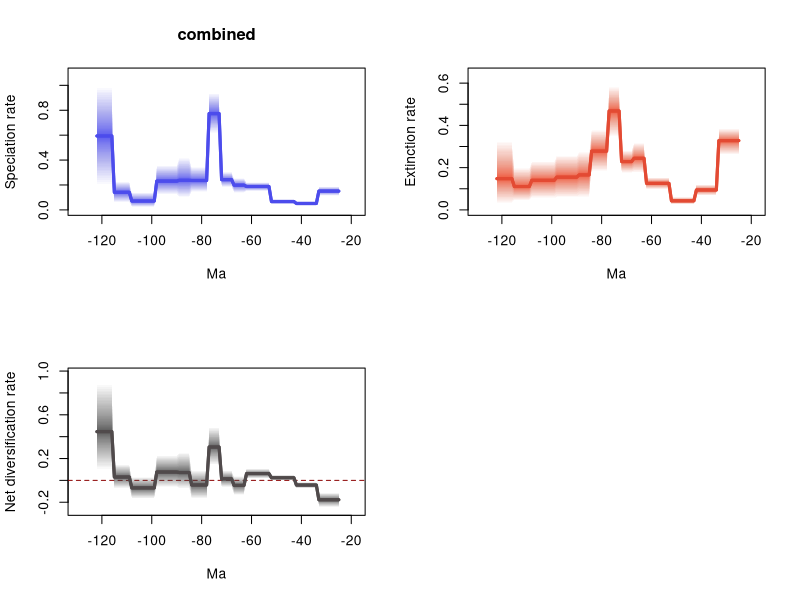

This figure's R source:
# 1 files combined:
# 	C:\Users\SimoesLabAdmin\Documents\BDNN_Arielli\reptilia\mcmc_fixshift_predictors\C_covar/combined_10_marginal_rates.log

# 95% HPDs calculated using code from Biopy (https://www.cs.auckland.ac.nz/~yhel002/biopy/)

pdf(file='C:/Users/SimoesLabAdmin/Documents/BDNN_Arielli/reptilia/mcmc_fixshift_predictors/C_covar/combined_10_marginal_rates_RTT.pdf',width=10.8, height=8.4)
par(mfrow=c(2,2))
library(scales)
plot_RTT <- function (age,hpd_M,hpd_m,mean_m,color){
    N=100
    beta=(1:(N-1))/N
    alpha_shape=0.25
    cat=1-(beta^(1./alpha_shape))
    for (i in 1:(N-1)){
        trans= 1/N + 2/N
        polygon(c(age, rev(age)), c(hpd_M-((hpd_M-mean_m)*cat[i]), rev(hpd_m+((mean_m-hpd_m)*cat[i]))), col = alpha(color,trans), border = NA)
    }
    lines(rev(age), rev(mean_m), col = color, lwd=3)
}
    
L_hpd_m95=c(NA, NA,NA,NA,NA,NA,NA,NA,NA,NA,NA,NA,NA,NA,NA,NA,NA,NA,NA,NA,NA,NA,NA,NA,NA,0.113033,0.113033,0.113033,0.113033,0.113033,0.113033,0.113033,0.113033,0.113033,0.033365,0.033365,0.033365,0.033365,0.033365,0.033365,0.033365,0.033365,0.033365,0.047332,0.047332,0.047332,0.047332,0.047332,0.047332,0.047332,0.047332,0.047332,0.047332,0.151006,0.151006,0.151006,0.151006,0.151006,0.151006,0.151006,0.151006,0.151006,0.151006,0.136549,0.136549,0.136549,0.136549,0.136549,0.181435,0.181435,0.181435,0.181435,0.181435,0.614301,0.614301,0.614301,0.614301,0.614301,0.141799,0.141799,0.141799,0.141799,0.141799,0.141799,0.141799,0.098347,0.098347,0.098347,0.098347,0.098347,0.121911,0.121911,0.121911,0.121911,0.121911,0.121911,0.121911,0.121911,0.121911,0.021615,0.021615,0.021615,0.021615,0.021615,0.021615,0.021615,0.021615,0.021615,0.021615,0.058557,0.058557,0.058557,0.058557,0.058557,0.058557,0.058557,0.195859,0.195859,0.195859,0.195859,0.195859,0.195859,0.195859)
L_hpd_M95=c(NA, NA,NA,NA,NA,NA,NA,NA,NA,NA,NA,NA,NA,NA,NA,NA,NA,NA,NA,NA,NA,NA,NA,NA,NA,0.188343,0.188343,0.188343,0.188343,0.188343,0.188343,0.188343,0.188343,0.188343,0.070825,0.070825,0.070825,0.070825,0.070825,0.070825,0.070825,0.070825,0.070825,0.087322,0.087322,0.087322,0.087322,0.087322,0.087322,0.087322,0.087322,0.087322,0.087322,0.221734,0.221734,0.221734,0.221734,0.221734,0.221734,0.221734,0.221734,0.221734,0.221734,0.254917,0.254917,0.254917,0.254917,0.254917,0.305756,0.305756,0.305756,0.305756,0.305756,0.939785,0.939785,0.939785,0.939785,0.939785,0.347772,0.347772,0.347772,0.347772,0.347772,0.347772,0.347772,0.424092,0.424092,0.424092,0.424092,0.424092,0.36018,0.36018,0.36018,0.36018,0.36018,0.36018,0.36018,0.36018,0.36018,0.141224,0.141224,0.141224,0.141224,0.141224,0.141224,0.141224,0.141224,0.141224,0.141224,0.228741,0.228741,0.228741,0.228741,0.228741,0.228741,0.228741,0.99547,0.99547,0.99547,0.99547,0.99547,0.99547,0.99547)
M_hpd_m95=c(NA, NA,NA,NA,NA,NA,NA,NA,NA,NA,NA,NA,NA,NA,NA,NA,NA,NA,NA,NA,NA,NA,NA,NA,NA,0.260068,0.260068,0.260068,0.260068,0.260068,0.260068,0.260068,0.260068,0.260068,0.067657,0.067657,0.067657,0.067657,0.067657,0.067657,0.067657,0.067657,0.067657,0.026265,0.026265,0.026265,0.026265,0.026265,0.026265,0.026265,0.026265,0.026265,0.026265,0.09767,0.09767,0.09767,0.09767,0.09767,0.09767,0.09767,0.09767,0.09767,0.09767,0.176221,0.176221,0.176221,0.176221,0.176221,0.174667,0.174667,0.174667,0.174667,0.174667,0.345432,0.345432,0.345432,0.345432,0.345432,0.180895,0.180895,0.180895,0.180895,0.180895,0.180895,0.180895,0.056376,0.056376,0.056376,0.056376,0.056376,0.055717,0.055717,0.055717,0.055717,0.055717,0.055717,0.055717,0.055717,0.055717,0.053715,0.053715,0.053715,0.053715,0.053715,0.053715,0.053715,0.053715,0.053715,0.053715,0.043423,0.043423,0.043423,0.043423,0.043423,0.043423,0.043423,0.028933,0.028933,0.028933,0.028933,0.028933,0.028933,0.028933)
M_hpd_M95=c(NA, NA,NA,NA,NA,NA,NA,NA,NA,NA,NA,NA,NA,NA,NA,NA,NA,NA,NA,NA,NA,NA,NA,NA,NA,0.385088,0.385088,0.385088,0.385088,0.385088,0.385088,0.385088,0.385088,0.385088,0.120597,0.120597,0.120597,0.120597,0.120597,0.120597,0.120597,0.120597,0.120597,0.061004,0.061004,0.061004,0.061004,0.061004,0.061004,0.061004,0.061004,0.061004,0.061004,0.154276,0.154276,0.154276,0.154276,0.154276,0.154276,0.154276,0.154276,0.154276,0.154276,0.319549,0.319549,0.319549,0.319549,0.319549,0.281998,0.281998,0.281998,0.281998,0.281998,0.586853,0.586853,0.586853,0.586853,0.586853,0.381959,0.381959,0.381959,0.381959,0.381959,0.381959,0.381959,0.276346,0.276346,0.276346,0.276346,0.276346,0.260475,0.260475,0.260475,0.260475,0.260475,0.260475,0.260475,0.260475,0.260475,0.231645,0.231645,0.231645,0.231645,0.231645,0.231645,0.231645,0.231645,0.231645,0.231645,0.200853,0.200853,0.200853,0.200853,0.200853,0.200853,0.200853,0.328704,0.328704,0.328704,0.328704,0.328704,0.328704,0.328704)
R_hpd_m95=c(NA, NA,NA,NA,NA,NA,NA,NA,NA,NA,NA,NA,NA,NA,NA,NA,NA,NA,NA,NA,NA,NA,NA,NA,NA,-0.245388,-0.245388,-0.245388,-0.245388,-0.245388,-0.245388,-0.245388,-0.245388,-0.245388,-0.072105,-0.072105,-0.072105,-0.072105,-0.072105,-0.072105,-0.072105,-0.072105,-0.072105,0.003791,0.003791,0.003791,0.003791,0.003791,0.003791,0.003791,0.003791,0.003791,0.003791,0.01743,0.01743,0.01743,0.01743,0.01743,0.01743,0.01743,0.01743,0.01743,0.01743,-0.135805,-0.135805,-0.135805,-0.135805,-0.135805,-0.062988,-0.062988,-0.062988,-0.062988,-0.062988,0.139266,0.139266,0.139266,0.139266,0.139266,-0.169436,-0.169436,-0.169436,-0.169436,-0.169436,-0.169436,-0.169436,-0.07834,-0.07834,-0.07834,-0.07834,-0.07834,-0.064322,-0.064322,-0.064322,-0.064322,-0.064322,-0.064322,-0.064322,-0.064322,-0.064322,-0.169487,-0.169487,-0.169487,-0.169487,-0.169487,-0.169487,-0.169487,-0.169487,-0.169487,-0.169487,-0.074062,-0.074062,-0.074062,-0.074062,-0.074062,-0.074062,-0.074062,0.091173,0.091173,0.091173,0.091173,0.091173,0.091173,0.091173)
R_hpd_M95=c(NA, NA,NA,NA,NA,NA,NA,NA,NA,NA,NA,NA,NA,NA,NA,NA,NA,NA,NA,NA,NA,NA,NA,NA,NA,-0.112793,-0.112793,-0.112793,-0.112793,-0.112793,-0.112793,-0.112793,-0.112793,-0.112793,-0.016382,-0.016382,-0.016382,-0.016382,-0.016382,-0.016382,-0.016382,-0.016382,-0.016382,0.050334,0.050334,0.050334,0.050334,0.050334,0.050334,0.050334,0.050334,0.050334,0.050334,0.106566,0.106566,0.106566,0.106566,0.106566,0.106566,0.106566,0.106566,0.106566,0.106566,0.039152,0.039152,0.039152,0.039152,0.039152,0.090953,0.090953,0.090953,0.090953,0.090953,0.48914,0.48914,0.48914,0.48914,0.48914,0.093608,0.093608,0.093608,0.093608,0.093608,0.093608,0.093608,0.258231,0.258231,0.258231,0.258231,0.258231,0.232208,0.232208,0.232208,0.232208,0.232208,0.232208,0.232208,0.232208,0.232208,0.034165,0.034165,0.034165,0.034165,0.034165,0.034165,0.034165,0.034165,0.034165,0.034165,0.148292,0.148292,0.148292,0.148292,0.148292,0.148292,0.148292,0.888749,0.888749,0.888749,0.888749,0.888749,0.888749,0.888749)
L_mean=c(NA, NA,NA,NA,NA,NA,NA,NA,NA,NA,NA,NA,NA,NA,NA,NA,NA,NA,NA,NA,NA,NA,NA,NA,NA,0.150593309,0.150593309,0.150593309,0.150593309,0.150593309,0.150593309,0.150593309,0.150593309,0.150593309,0.051465939,0.051465939,0.051465939,0.051465939,0.051465939,0.051465939,0.051465939,0.051465939,0.051465939,0.067013593,0.067013593,0.067013593,0.067013593,0.067013593,0.067013593,0.067013593,0.067013593,0.067013593,0.067013593,0.187694931,0.187694931,0.187694931,0.187694931,0.187694931,0.187694931,0.187694931,0.187694931,0.187694931,0.187694931,0.198550183,0.198550183,0.198550183,0.198550183,0.198550183,0.242995082,0.242995082,0.242995082,0.242995082,0.242995082,0.773415705,0.773415705,0.773415705,0.773415705,0.773415705,0.236059473,0.236059473,0.236059473,0.236059473,0.236059473,0.236059473,0.236059473,0.237457085,0.237457085,0.237457085,0.237457085,0.237457085,0.230948012,0.230948012,0.230948012,0.230948012,0.230948012,0.230948012,0.230948012,0.230948012,0.230948012,0.070975694,0.070975694,0.070975694,0.070975694,0.070975694,0.070975694,0.070975694,0.070975694,0.070975694,0.070975694,0.141043408,0.141043408,0.141043408,0.141043408,0.141043408,0.141043408,0.141043408,0.593525375,0.593525375,0.593525375,0.593525375,0.593525375,0.593525375,0.593525375)
M_mean=c(NA, NA,NA,NA,NA,NA,NA,NA,NA,NA,NA,NA,NA,NA,NA,NA,NA,NA,NA,NA,NA,NA,NA,NA,NA,0.327875427,0.327875427,0.327875427,0.327875427,0.327875427,0.327875427,0.327875427,0.327875427,0.327875427,0.094223283,0.094223283,0.094223283,0.094223283,0.094223283,0.094223283,0.094223283,0.094223283,0.094223283,0.042952764,0.042952764,0.042952764,0.042952764,0.042952764,0.042952764,0.042952764,0.042952764,0.042952764,0.042952764,0.1254975,0.1254975,0.1254975,0.1254975,0.1254975,0.1254975,0.1254975,0.1254975,0.1254975,0.1254975,0.244286837,0.244286837,0.244286837,0.244286837,0.244286837,0.228754102,0.228754102,0.228754102,0.228754102,0.228754102,0.468200432,0.468200432,0.468200432,0.468200432,0.468200432,0.278170935,0.278170935,0.278170935,0.278170935,0.278170935,0.278170935,0.278170935,0.165712241,0.165712241,0.165712241,0.165712241,0.165712241,0.154742374,0.154742374,0.154742374,0.154742374,0.154742374,0.154742374,0.154742374,0.154742374,0.154742374,0.139973184,0.139973184,0.139973184,0.139973184,0.139973184,0.139973184,0.139973184,0.139973184,0.139973184,0.139973184,0.11054999,0.11054999,0.11054999,0.11054999,0.11054999,0.11054999,0.11054999,0.147835141,0.147835141,0.147835141,0.147835141,0.147835141,0.147835141,0.147835141)
R_mean=c(NA, NA,NA,NA,NA,NA,NA,NA,NA,NA,NA,NA,NA,NA,NA,NA,NA,NA,NA,NA,NA,NA,NA,NA,NA,-0.177282127,-0.177282127,-0.177282127,-0.177282127,-0.177282127,-0.177282127,-0.177282127,-0.177282127,-0.177282127,-0.042757353,-0.042757353,-0.042757353,-0.042757353,-0.042757353,-0.042757353,-0.042757353,-0.042757353,-0.042757353,0.024060825,0.024060825,0.024060825,0.024060825,0.024060825,0.024060825,0.024060825,0.024060825,0.024060825,0.024060825,0.06219742,0.06219742,0.06219742,0.06219742,0.06219742,0.06219742,0.06219742,0.06219742,0.06219742,0.06219742,-0.045736649,-0.045736649,-0.045736649,-0.045736649,-0.045736649,0.01424095,0.01424095,0.01424095,0.01424095,0.01424095,0.305215272,0.305215272,0.305215272,0.305215272,0.305215272,-0.042111444,-0.042111444,-0.042111444,-0.042111444,-0.042111444,-0.042111444,-0.042111444,0.071744828,0.071744828,0.071744828,0.071744828,0.071744828,0.076205628,0.076205628,0.076205628,0.076205628,0.076205628,0.076205628,0.076205628,0.076205628,0.076205628,-0.068997483,-0.068997483,-0.068997483,-0.068997483,-0.068997483,-0.068997483,-0.068997483,-0.068997483,-0.068997483,-0.068997483,0.030493412,0.030493412,0.030493412,0.030493412,0.030493412,0.030493412,0.030493412,0.445690244,0.445690244,0.445690244,0.445690244,0.445690244,0.445690244,0.445690244)
trans=0.5
age=(0:(123-1))* -1
plot(age,age,type = 'n', ylim = c(0, 1.0950170000000001), xlim = c(-129.15,-18.85), ylab = 'Speciation rate', xlab = 'Ma',main='combined' )
plot_RTT(age,L_hpd_M95,L_hpd_m95,L_mean,"#4c4cec")
lines(rev(age), rev(L_mean), col = "#4c4cec", lwd=3)
plot(age,age,type = 'n', ylim = c(0, 0.6455383), xlim = c(-129.15,-18.85), ylab = 'Extinction rate', xlab = 'Ma' )
plot_RTT(age,M_hpd_M95,M_hpd_m95,M_mean,"#e34a33")
lines(rev(age), rev(M_mean), col = "#e34a33", lwd=3)
plot(age,age,type = 'n', ylim = c(-0.2699268, 0.9776239000000001), xlim = c(-129.15,-18.85), ylab = 'Net diversification rate', xlab = 'Ma' )
abline(h=0,lty=2,col="darkred")
plot_RTT(age,R_hpd_M95,R_hpd_m95,R_mean,"#504A4B")
lines(rev(age), rev(R_mean), col = "#504A4B", lwd=3)
n <- dev.off()
